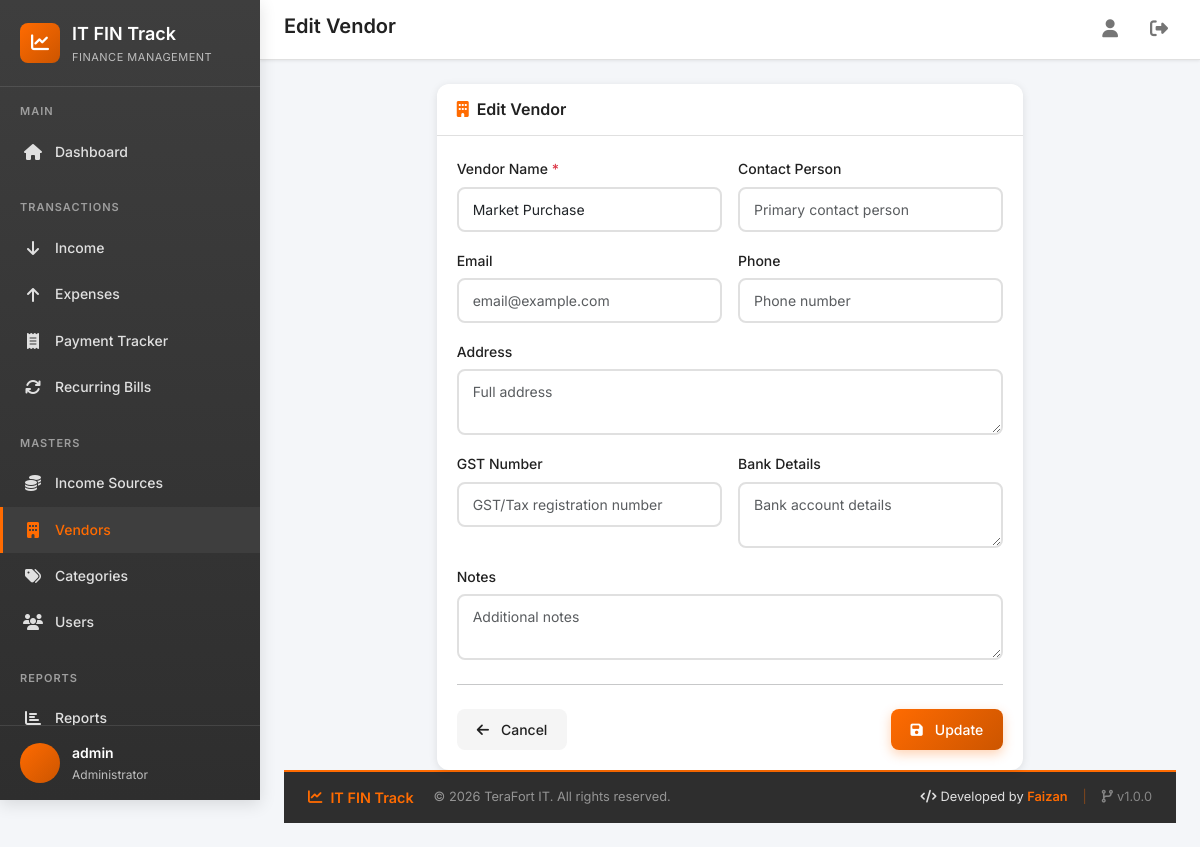
Page /vendors/1/edit/ (signed in) on the committed database.
### core/models/user.py (models this page shows, shortened)
class User(AbstractUser):
    class Role(models.TextChoices):
        ADMIN = 'admin', 'Administrator'
        EXECUTIVE = 'executive', 'IT Executive'
        ACCOUNTANT = 'accountant', 'Accountant'
        MANAGER = 'manager', 'Manager'
        VIEWER = 'viewer', 'Viewer'
    role = models.CharField(
        max_length=20,
        choices=Role.choices,
        default=Role.VIEWER,
        help_text='User role determines access permissions'
    )
    department = models.CharField(
        max_length=100,
        blank=True,
        default='IT',
        help_text='Department the user belongs to'
    )
    phone = models.CharField(
        max_length=20,
        blank=True,
        help_text='Contact phone number'
    )
    is_soft_deleted = models.BooleanField(
        default=False,
        help_text='Soft delete flag - never lose data'
    )
    created_at = models.DateTimeField(auto_now_add=True)
    updated_at = models.DateTimeField(auto_now=True)
    class Meta:
        verbose_name = 'User'
        verbose_name_plural = 'Users'
        ordering = ['-created_at']
    @property
    def is_admin(self):
        return self.role == self.Role.ADMIN
    @property
    def can_edit(self):
        return self.role in [self.Role.ADMIN, self.Role.EXECUTIVE, self.Role.ACCOUNTANT]

### core/models/vendor.py (models this page shows, shortened)
class Vendor(models.Model):
    name = models.CharField(
        max_length=200,
        help_text='Vendor/Company name'
    )
    contact_person = models.CharField(
        max_length=100,
        blank=True,
        help_text='Primary contact person'
    )
    email = models.EmailField(
        blank=True,
        help_text='Contact email'
    )
    phone = models.CharField(
        max_length=20,
        blank=True,
        help_text='Contact phone number'
    )
    address = models.TextField(
        blank=True,
        help_text='Vendor address'
    )
    gst_number = models.CharField(
        max_length=50,
        blank=True,
        help_text='GST/Tax registration number'
    )
    bank_details = models.TextField(
        blank=True,
        help_text='Bank account details for payments'
    )
    notes = models.TextField(
        blank=True,
        help_text='Additional notes about the vendor'
    )
    is_active = models.BooleanField(
        default=True,
        help_text='Is this vendor currently active?'
    )
    is_soft_deleted = models.BooleanField(
        default=False,
        help_text='Soft delete flag'
    )
    created_at = models.DateTimeField(auto_now_add=True)
    updated_at = models.DateTimeField(auto_now=True)
    class Meta:
        verbose_name = 'Vendor'
        verbose_name_plural = 'Vendors'
        ordering = ['name']

### core/views/vendor.py (the view)
# urls.py: path('vendors/<int:pk>/edit/', vendor_views.vendor_edit, name='vendor_edit'),
@login_required
def vendor_edit(request, pk):
    vendor = get_object_or_404(Vendor, pk=pk, is_soft_deleted=False)
    if not request.user.can_edit:
        messages.error(request, 'You do not have permission to edit vendors.')
        return redirect('core:vendor_list')
    if request.method == 'POST':
        form = VendorForm(request.POST, instance=vendor)
        if form.is_valid():
            form.save()
            messages.success(request, 'Vendor updated successfully!')
            return redirect('core:vendor_list')
    else:
        form = VendorForm(instance=vendor)
    return render(request, 'core/vendor/form.html', {
        'form': form,
        'vendor': vendor,
        'title': 'Edit Vendor',
        'action': 'Update',
    })

### core/forms/vendor.py
class VendorForm(forms.ModelForm):
    class Meta:
        model = Vendor
        fields = [
            'name', 'contact_person', 'email', 'phone',
            'address', 'gst_number', 'bank_details', 'notes'
        ]
        widgets = {
            'name': forms.TextInput(attrs={'class': 'form-control', 'placeholder': 'Vendor/Company name'}),
            'contact_person': forms.TextInput(attrs={'class': 'form-control', 'placeholder': 'Primary contact person'}),
            'email': forms.EmailInput(attrs={'class': 'form-control', 'placeholder': 'email@example.com'}),
            'phone': forms.TextInput(attrs={'class': 'form-control', 'placeholder': 'Phone number'}),
            'address': forms.Textarea(attrs={'class': 'form-control', 'rows': 2, 'placeholder': 'Full address'}),
            'gst_number': forms.TextInput(attrs={'class': 'form-control', 'placeholder': 'GST/Tax registration number'}),
            'bank_details': forms.Textarea(attrs={'class': 'form-control', 'rows': 2, 'placeholder': 'Bank account details'}),
            'notes': forms.Textarea(attrs={'class': 'form-control', 'rows': 2, 'placeholder': 'Additional notes'}),
        }

### core/context_processors.py (called while the page is built)
def theme_colors(request):
    return {
        'THEME_COLORS': getattr(settings, 'THEME_COLORS', {}),
    }

### templates/core/vendor/form.html (shortened to what this page needs)
{% extends 'base.html' %}
{% block page_title %}{{ title }}{% endblock %}
{% block content %}
<div class="fade-in">
    <div class="row justify-content-center">
        <div class="col-lg-8">
            <div class="card">
                <div class="card-header">
                    <h5 class="card-title mb-0"><i class="fas fa-building me-2 text-accent"></i>{{ title }}</h5>
                </div>
                <div class="card-body">
                    <form method="post">
                        <div class="row g-3">
                            <div class="col-md-6">
                                <label class="form-label">Vendor Name <span class="text-danger">*</span></label>
                                {{ form.name }}
                            </div>
                            <div class="col-md-6">
                                <label class="form-label">Contact Person</label>
                                {{ form.contact_person }}
                            </div>
                            <div class="col-md-6">
                                <label class="form-label">Email</label>
                                {{ form.email }}
                            </div>
                            <div class="col-md-6">
                                <label class="form-label">Phone</label>
                                {{ form.phone }}
                            </div>
                            <div class="col-12">
                                <label class="form-label">Address</label>
                                {{ form.address }}
                            </div>
                            <div class="col-md-6">
                                <label class="form-label">GST Number</label>
                                {{ form.gst_number }}
                            </div>
                            <div class="col-md-6">
                                <label class="form-label">Bank Details</label>
                                {{ form.bank_details }}
                            </div>
                            <div class="col-12">
                                <label class="form-label">Notes</label>
                                {{ form.notes }}
                            </div>
                        </div>
                        <hr class="my-4">
                        <div class="d-flex justify-content-between">
                            <a href="{% url 'core:vendor_list' %}" class="btn btn-light"><i class="fas fa-arrow-left me-1"></i>Cancel</a>
                            <button type="submit" class="btn btn-primary"><i class="fas fa-save me-1"></i>{{ action }}</button>
                        </div>
                    </form>
                </div>
            </div>
        </div>
    </div>
</div>
{% endblock %}

### templates/base.html (shortened to what this page needs)
{% load static %}
<!DOCTYPE html>
<html lang="en">
<head>
    <link href="https://cdn.jsdelivr.net/npm/bootstrap@5.3.2/dist/css/bootstrap.min.css" rel="stylesheet">
    <link rel="stylesheet" href="https://cdnjs.cloudflare.com/ajax/libs/font-awesome/6.5.1/css/all.min.css">
    <link rel="stylesheet" href="{% static 'css/style.css' %}">
</head>
<body>
    <div class="app-container">
        <aside class="sidebar" id="sidebar">
            <div class="sidebar-header">
                <div class="sidebar-logo">
                    <i class="fas fa-chart-line"></i>
                </div>
                <div>
                    <div class="sidebar-title">IT FIN Track</div>
                    <div class="sidebar-subtitle">Finance Management</div>
                </div>
            </div>
            <nav class="sidebar-nav">
                <div class="nav-section">
                    <div class="nav-section-title">Main</div>
                    <a href="{% url 'core:dashboard' %}" class="nav-link {% if request.resolver_match.url_name == 'dashboard' %}active{% endif %}">
                        <i class="fas fa-home"></i>
                        <span>Dashboard</span>
                    </a>
                </div>
                <div class="nav-section">
                    <div class="nav-section-title">Transactions</div>
                    <a href="{% url 'core:income_list' %}" class="nav-link {% if 'income' in request.resolver_match.url_name and 'source' not in request.resolver_match.url_name %}active{% endif %}">
                        <i class="fas fa-arrow-down"></i>
                        <span>Income</span>
                    </a>
                    <a href="{% url 'core:expense_list' %}" class="nav-link {% if 'expense' in request.resolver_match.url_name %}active{% endif %}">
                        <i class="fas fa-arrow-up"></i>
                        <span>Expenses</span>
                    </a>
                    <a href="{% url 'core:payment_tracker' %}" class="nav-link {% if 'payment_tracker' in request.resolver_match.url_name %}active{% endif %}">
                        <i class="fas fa-receipt"></i>
                        <span>Payment Tracker</span>
                    </a>
                    <a href="{% url 'core:recurring_bill_list' %}" class="nav-link {% if 'recurring_bill' in request.resolver_match.url_name %}active{% endif %}">
                        <i class="fas fa-sync"></i>
                        <span>Recurring Bills</span>
                    </a>
                </div>
                <div class="nav-section">
                    <div class="nav-section-title">Masters</div>
                    <a href="{% url 'core:income_source_list' %}" class="nav-link {% if 'income_source' in request.resolver_match.url_name %}active{% endif %}">
                        <i class="fas fa-coins"></i>
                        <span>Income Sources</span>
                    </a>
                    <a href="{% url 'core:vendor_list' %}" class="nav-link {% if 'vendor' in request.resolver_match.url_name %}active{% endif %}">
                        <i class="fas fa-building"></i>
                        <span>Vendors</span>
                    </a>
                    <a href="{% url 'core:category_list' %}" class="nav-link {% if 'category' in request.resolver_match.url_name %}active{% endif %}">
                        <i class="fas fa-tags"></i>
                        <span>Categories</span>
                    </a>
                    {% if request.user.is_admin %}
                    <a href="{% url 'core:user_list' %}" class="nav-link {% if 'user_' in request.resolver_match.url_name %}active{% endif %}">
                        <i class="fas fa-users"></i>
                        <span>Users</span>
                    </a>
                    {% endif %}
                </div>
                <div class="nav-section">
                    <div class="nav-section-title">Reports</div>
                    <a href="{% url 'core:report_dashboard' %}" class="nav-link {% if request.resolver_match.url_name == 'report_dashboard' %}active{% endif %}">
                        <i class="fas fa-chart-bar"></i>
                        <span>Reports</span>
                    </a>
                </div>
            </nav>
            <div class="sidebar-footer">
                <div class="user-info">
                    <div class="user-avatar">
                    </div>
                    <div>
                        <div class="user-name">{{ request.user.get_full_name|default:request.user.username }}</div>
                        <div class="user-role">{{ request.user.get_role_display }}</div>
                    </div>
                </div>
            </div>
        </aside>
        <main class="main-content">
            <header class="top-header">
                <div class="header-left">
                    <h1 class="page-title">{% block page_title %}Dashboard{% endblock %}</h1>
                </div>
                <div class="header-right">
                    <a href="{% url 'core:profile' %}" class="header-btn" title="Profile">
                        <i class="fas fa-user"></i>
                    </a>
                    <a href="{% url 'core:logout' %}" class="header-btn" title="Logout">
                        <i class="fas fa-sign-out-alt"></i>
                    </a>
                </div>
            </header>
            {% block content %}{% endblock %}
            <footer class="app-footer">
                <div class="footer-content">
                    <div class="footer-left">
                        <span class="footer-brand">
                            <i class="fas fa-chart-line me-2"></i>IT FIN Track
                        </span>
                        <span class="footer-copyright">
                            &copy; {% now "Y" %} TeraFort IT. All rights reserved.
                        </span>
                    </div>
                    <div class="footer-right">
                        <span class="footer-developer">
                            <i class="fas fa-code me-1"></i>Developed by <strong>Faizan</strong>
                        </span>
                        <span class="footer-divider">|</span>
                        <span class="footer-version">
                            <i class="fas fa-code-branch me-1"></i>v1.0.0
                        </span>
                    </div>
                </div>
            </footer>
        </main>
    </div>
</body>
</html>

### rows in the picture
User: user.get_full_name "admin", user.role "Administrator"
Vendor: name "Market Purchase"

### other values in the picture
{{ title }} "Edit Vendor"
{{ action }} "Update"
